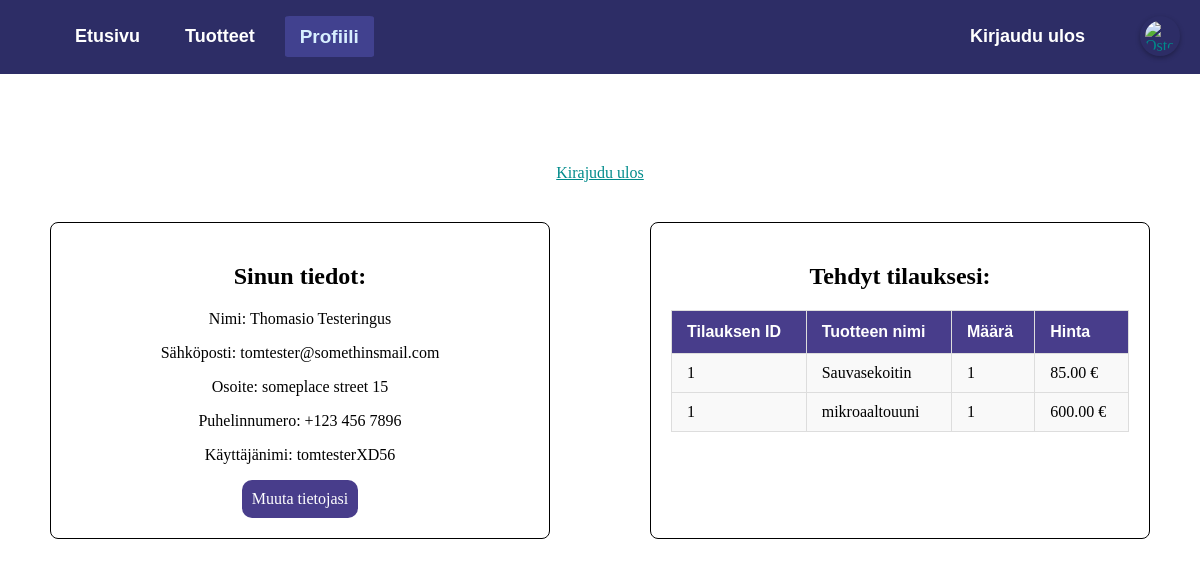
The page /index.php?page=profiili (signed in) on the database its author committed.
### tables this page shows
CREATE TABLE `members` (
  `member_id` int(11) NOT NULL,
  `firstname` varchar(50) NOT NULL,
  `lastname` varchar(50) NOT NULL,
  `email` varchar(50) NOT NULL,
  `address` varchar(50) NOT NULL,
  `phonenumber` varchar(20) NOT NULL,
  `username` varchar(50) NOT NULL,
  `password` varchar(100) NOT NULL
);

CREATE TABLE `tilaus_tuotteet` (
  `order_id` int(11) NOT NULL,
  `product_id` int(11) NOT NULL,
  `quantity` int(11) NOT NULL,
  `price` decimal(10,2) NOT NULL
);

CREATE TABLE `tilaukset` (
  `order_id` int(11) NOT NULL,
  `member_id` int(11) NOT NULL,
  `total_price` decimal(10,2) NOT NULL,
  `order_date` timestamp NOT NULL DEFAULT current_timestamp()
);

CREATE TABLE `tuotteet` (
  `id` int(11) NOT NULL,
  `nimi` varchar(255) NOT NULL,
  `kuvaus` text DEFAULT NULL,
  `hinta` decimal(10,2) NOT NULL,
  `kuva` varchar(255) DEFAULT NULL,
  `varastomäärä` int(11) DEFAULT 0
);

### profiili.php (the view, shortened to what this page needs)
<?php
	$link = mysqli_connect(DB_HOST, DB_USER, DB_PASSWORD);
	$qry = "SELECT address, phonenumber FROM Members WHERE member_id = " . intval($_SESSION['SESS_MEMBER_ID']);
	$result = mysqli_query($link, $qry);
	if ($result) {
		$userDetails = mysqli_fetch_assoc($result);
		$address = $userDetails['address'] ?? 'Ei tiedossa';
		$phoneNumber = $userDetails['phonenumber'] ?? 'Ei tiedossa';
	}
	$qry = "
    SELECT
        t.order_id,
        p.nimi AS nimi,
        op.quantity,
        (p.hinta * op.quantity) AS total_price
    FROM
        tilaukset t
    INNER JOIN
        tilaus_tuotteet op ON t.order_id = op.order_id
    INNER JOIN
        tuotteet p ON op.product_id = p.id
    WHERE
        t.member_id = " . intval($_SESSION['SESS_MEMBER_ID']);
		$result = mysqli_query($link, $qry);
		$orderDetails = [];
		if ($result) {
			while ($row = mysqli_fetch_assoc($result)) {
				$orderDetails[] = $row;
			}
		}
?>
<body>
<div style="text-align: center;">
    <h1>Tervetuloa <?php echo htmlspecialchars($_SESSION['SESS_FIRST_NAME']);?></h1>
    <a href="index.php?page=logout">Kirajudu ulos</a>
    <div class="profile-content-container">
        <div class="profile-content-box">
            <h2 style="color: black;">Sinun tiedot:</h2>
            <p>Nimi: <?php echo htmlspecialchars($_SESSION['SESS_FIRST_NAME']);?> <?php echo htmlspecialchars($_SESSION['SESS_LAST_NAME']);?></p>
            <p>Sähköposti: <?php echo htmlspecialchars($_SESSION['SESS_EMAIL']);?></p>
            <p>Osoite: <?php echo htmlspecialchars($address); ?></p>
            <p>Puhelinnumero: <?php echo htmlspecialchars($phoneNumber); ?></p>
            <p>Käyttäjänimi: <?php echo htmlspecialchars($_SESSION['SESS_LOGIN']);?></p>
            <a class="edit-btn" href="index.php?page=user-edit">Muuta tietojasi</a>
        </div>
        <div class="profile-content-box">
    <h2 style="color: black;">Tehdyt tilauksesi:</h2>
    <table class="orders-table" style="width: 100%; border-collapse: collapse; color: black; ">
        <thead>
            <tr>
                <th>Tilauksen ID</th>
                <th>Tuotteen nimi</th>
                <th>Määrä</th>
                <th>Hinta</th>
            </tr>
        </thead>
        <tbody>
            <?php if (!empty($orderDetails)): ?>
                <?php foreach ($orderDetails as $order): ?>
                    <tr>
                        <td><?php echo htmlspecialchars($order['order_id']); ?></td>
                        <td><?php echo htmlspecialchars($order['nimi']); ?></td>
                        <td><?php echo htmlspecialchars($order['quantity']); ?></td>
                        <td><?php echo htmlspecialchars(number_format($order['total_price'], 2)); ?> €</td>
                    </tr>
                <?php endforeach; ?>
            <?php else: ?>
                <tr>
                    <td colspan="4" style="text-align: center;">Ei tilauksia</td>
                </tr>
            <?php endif; ?>
        </tbody>
    </table>
</div>
    </div>
</div>
</body>

### style.css (style rules this page uses)
body { background-image: url('https://live.staticflickr.com/8230/8410882716_2604e5af6b_b.jpg'); }
a { color: darkcyan; }
html, body { margin: 0; padding: 0; box-sizing: border-box; }
th, b { color:white; font-family: Arial, Helvetica, sans-serif; }
h1 { font-size: 3vw; color: white; font-family: 'Trebuchet MS', 'Lucida Sans Unicode', 'Lucida Grande', 'Lucida Sans', Arial, sans-serif; }
p, b { color: white; }
.edit-btn { background-color: darkslateblue; padding: 10px; text-decoration: none; color: white; border-radius: 10px; transition: transform 0.3s ease-in; display: inline-block; }
.profile-content-box { background-color: white; border-radius: 10px; padding: 15px; max-width: 500px; margin: 20px auto; box-sizing: border-box; }
.profile-content-box p { color: black; }

### profiili.php (style rules this page uses)
.profile-content-container { display: flex; justify-content: space-between; margin-top: 20px; }
.profile-content-box { width: 48%; box-sizing: border-box; padding: 20px; color: white; border-radius: 8px; border: 1px solid black; }
.orders-table { width: 100%; border-collapse: collapse; margin-top: 10px; font-size: 16px; text-align: left; }
.orders-table th { background-color: darkslateblue; color: white; padding: 12px 15px; border: 1px solid #ddd; }
.orders-table td { padding: 10px 15px; border: 1px solid #ddd; background-color: #f9f9f9; }

### rows shown on the page
members: address "someplace street 15", phonenumber "+123 456 7896"
tilaus_tuotteet: order.order_id "1", product.nimi "Sauvasekoitin", quantity "1", total_price "85.00"
tilaus_tuotteet: order.order_id "1", product.nimi "mikroaaltouuni", quantity "1", total_price "600.00"

### other values the page prints
$_SESSION['SESS_FIRST_NAME'] "Thomasio"
$_SESSION['SESS_LAST_NAME'] "Testeringus"
$_SESSION['SESS_EMAIL'] "tomtester@somethinsmail.com"
$_SESSION['SESS_LOGIN'] "tomtesterXD56"
